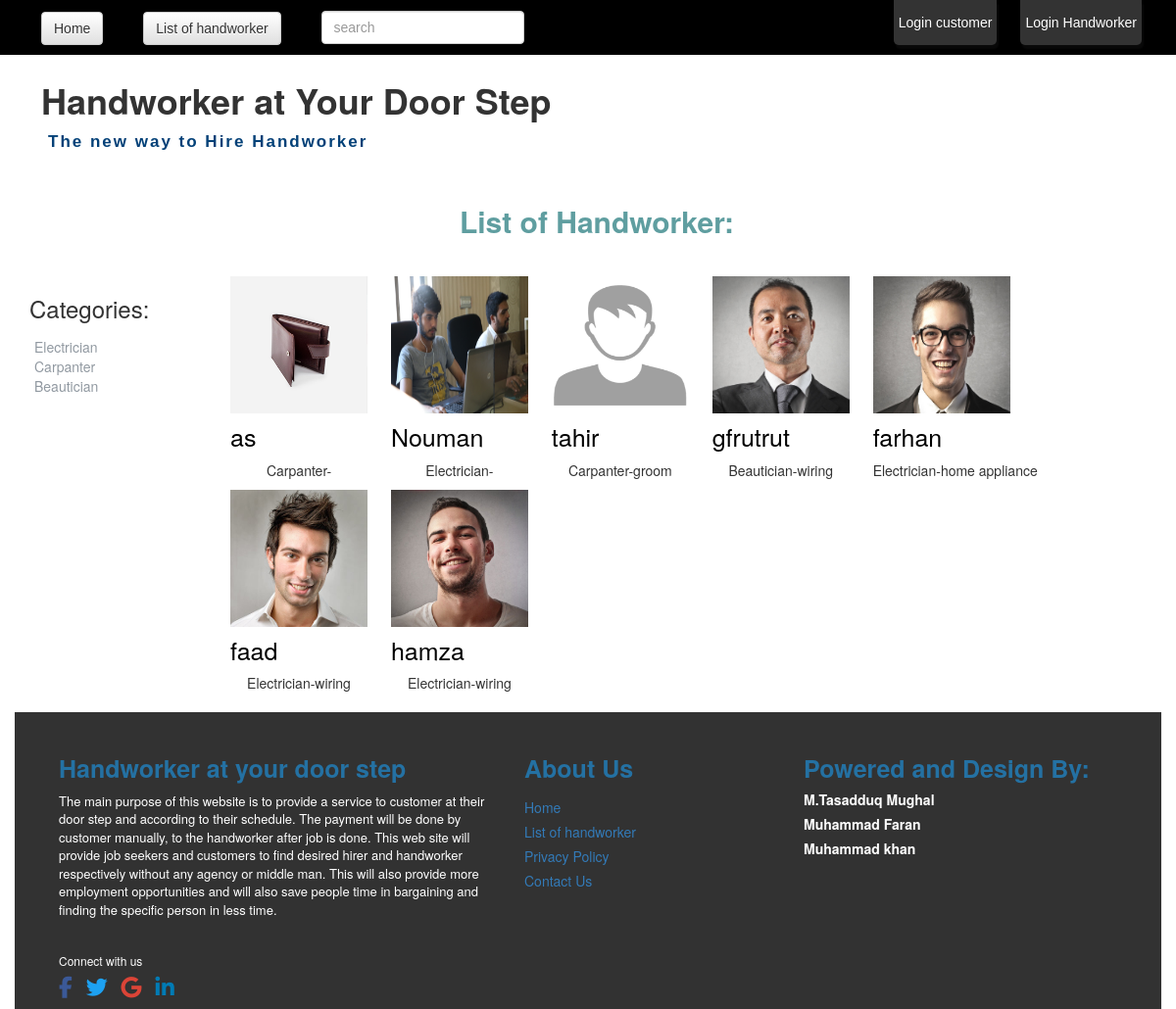
Screenshot of /List_of_Handworkers.php with the database file from the repository.
### tables this page shows
CREATE TABLE `category` (
  `category_id` int(11) NOT NULL,
  `category_name` varchar(30) NOT NULL
);

### List_of_Handworkers.php (the view, shortened to what this page needs)
<?php
include "conn.php";
?>
<!DOCTYPE html>
<html>
<head>
<?php include "links.php"; ?>
</head>
<body>
<div class="container-fluid">
<div class="row">
 <?php include "navigation.php"; ?>
	</div>
</div>
<div class="container-fluid" style="height: auto; background-color: transparent; border: 2px solid white; border-radius: 50px; padding-bottom: 20px;">
  <div class="logo" style="padding-top: 15px;">
      <div class="container">
              <h1 style="font-size: 36px; font-weight: bolder; ">Handworker at Your Door Step</h1>
              <p style="    font-family: arial;color: #034178;font-weight: bold;font-size: 17px;letter-spacing: 2px; padding-left: 17px; ">The new way to Hire Handworker </p>
              </div>
                      </div>
</div>
<div class="container-fluid back">
<?php
if(isset($_GET["cat_id"])){
 $cat_id_sw = $_GET["cat_id"];
}
else{
	$cat_id_sw = 0;
}
?>
<?php switch ($cat_id_sw ) {
	default:
		echo '<h2 style="font-weight: 900;
    padding-bottom: 30px;
    padding-left: 18px;
     color: cadetblue; text-align: center;">List of Handworker:</h2>';
		break;
} ?>
    <div class="container">
<div class="row">
<div class="col-md-2">
	<h3>Categories:</h3>
	<?php
	$sql1 = "SELECT * FROM `category`";
	$result1 = mysqli_query($conn, $sql1);
	?>
	<ul style="list-style-type: none;padding: 5px;">
	<?php
	if (mysqli_num_rows($result1) > 0) {
    while($row = mysqli_fetch_assoc($result1)) {
	?>
	<li> <a style="color: #9199a1;" href="List_of_Handworkers.php?cat_id=<?php echo $row['category_id'] ?>" >  <?php echo $row['category_name']; ?></a></li>
		<?php
	}
} else {
    echo "0 results";
}
	?>
	</ul>
</div>
<div class="col-md-9">
	<ul class="list-inline worker">
<?php
    include "conn.php";
    if (isset($_GET["cat_id"]) )
    {
    	$cat_id = $_GET["cat_id"];
    	include "hw_catagorized.php";
    }
    else{
   		include "hw_un_catagorized.php";
    }
?>
	</ul>
	</div>
	</div>
</div>
<div class="container-fluid" style="background-color: #323232;">
<?php include "footer.php"; ?>
</div>
</body>
</html>

### links.php (shortened to what this page needs)
<link rel="stylesheet" href="css/bootstrap-theme.min.css">
   <link rel="stylesheet" type="text/css" href="css/bootstrap.css">
   <link rel="stylesheet" href="css/bootstrap-theme.min.css">
   <link rel="stylesheet" type="text/css" href="css/main.css">
   <link rel="stylesheet" type="text/css" href="http://fontawesome.io/assets/font-awesome/css/font-awesome.css">

### navigation.php (shortened to what this page needs)
<!DOCTYPE html>
<html>
<head>
    <?php include "links.php"; ?>
</head>
<body style="margin: 0px;">
<div class="container-fluid">
   <div class="row">
  <div class="navigation">
<div class="col-sm-12" style="background-color: #000000;">
<ul id="menu_login" class="list-inline" style="display: inline-block;  color: white; font-family: 'proxima-nova', sans-serif;">
	<li ><a class="btn btn-default" href="home.php">Home</a></li>
	<li><a class="btn btn-default" href="List_of_Handworkers.php">List of handworker</a></li>
	<li><form method="POST" action="search.php">
		<input name="q" class="search form-control" type="text"  placeholder="search" style="color: black;">
		</form></li>
</ul>
<ul id="menu-right" class="pull-right list-inline" style="font-family: 'proxima-nova', sans-serif;">
<?php if(!isset($_SESSION['login_user'])){ ?>
<li style="background-color: currentColor;"><a href="customer_login.php" class="customer-log">Login customer</a></li>
<?php } elseif(isset($_SESSION['login_user'])){ ?>
<li style="background-color: currentColor;"><a href="login_customer/logout_customer.php">Logout </a></li>
<?php } ?>
<?php if(!isset($_SESSION['hw_login_user']) ){  ?>
<li style="background-color: currentColor;" ><a href="login.php" class="handworker-log">Login Handworker</a></li>
<?php } elseif(isset($_SESSION['hw_login_user'] ) || isset( $_SESSION['login_user'] )){ ?>
<li style="background-color: currentColor;" ><a href="login_hw/logout_hw.php">Logout</a></li>
<?php } ?>
</ul>
	</div>
	</div>

### hw_un_catagorized.php (shortened to what this page needs)
<?php
$sql ="SELECT * FROM `view_handworkerwithcats` ORDER BY `view_handworkerwithcats`.`date` DESC";
	$result = mysqli_query($conn, $sql);
	if (mysqli_num_rows($result) > 0)
	{
		while($row = mysqli_fetch_assoc($result))
		{
	?>
	<li><img src="dal/uploads/<?php echo $row["user_image"]; ?>" height="140" width="140" alt="<?php echo $row["user_name"]; ?>">
	<h5 style="font-size: 25px; color: black;"><?php echo $row["user_name"]; ?></h5><p style="text-align: center;"><?php echo $row['category_name'].'-'.$row['sub_category_name']; ?></p></li>
	<?php
		}
		} else {
		    echo "0 results";
		}
	?>

### footer.php
<link rel="stylesheet" href="css/style.css">
<div class="container">
<div class="col-sm-5 col-xs-12">
<h4 style="color:  #2471A3; padding-top: 34px; font-weight: bold; font-size: 25px;">Handworker at your door step</h4>
<p style="color: white; font-size: 13px;">The main purpose of this website is to provide a service to customer at their door step and according to their schedule. The payment will be done by customer manually, to the handworker after job is done.
 This web site will provide job seekers and customers to find desired hirer and handworker respectively without any agency or middle man. This will also provide more employment opportunities and will also save people time in bargaining and finding the specific person in less time.
</p>
<div class="social" style="color: white;">
 <h6 style="color: white; padding-top: 25px;">Connect with us</h6>
 <p><a href="#"><i class="fa fa-facebook" aria-hidden="true"></i></a>
 <a href="#"><i class="fa fa-twitter" aria-hidden="true"></i></a>
 <a href="#"><i class="fa fa-google" aria-hidden="true"></i></a>
 <a href="#"><i class="fa fa-linkedin" aria-hidden="true"></i></a>
 </p>
</div>
</div>
<div class="col-sm-3 col-xs-12" style="color: white;">
 <h5 style="padding-top: 34px;font-size: 25px; font-weight: bold; color: #2471A3;">About Us</h5>
 <ul class="link" style="list-style: none;padding: 0px;">
  <li><a href="home.php">Home</a></li>
  <li><a href="List_of_Handworkers.php">List of handworker</li>
  <li>Privacy Policy</li>
  <li>Contact Us</li>
 </ul>
</div>
<div class="col-sm-4 col-xs-8" style="color: white;">
<h5 style="padding-top: 34px;font-size: 25px; font-weight: bold; color: #2471A3;">Powered and Design By:</h5>
<h5 style="font-weight: bolder;">M.Tasadduq Mughal</h5>
<h5 style="font-weight: bolder;">Muhammad Faran</h5>
<h5 style="font-weight: bolder;">Muhammad khan</h5>
</div>
</div>

### css/main.css (style rules this page uses)
#menu_login li { padding-top: 11px; padding-left: 32px; }
#menu-right li { margin-bottom: -13px; border-radius: 0px 0px 5px 5px; box-shadow: 2px 4px 2px rgba(18, 18, 18, 0.49); background-color: #007CAA; text-align: center; z-index: 6; line-height: 46px; margin-right: 20px; }
#menu-right li a { color: white; }
.back { background-image: url('../img/back.jpg') background-size: cover; }
.social i { padding-right: 10px; font-size: 40px; color: blue; }
.link li { padding-top: 5px; }
body { margin: 20px; }
h1 { font-size: 1.5em; margin: 10px; }
.worker li { margin-left: 10px; }

### css/style.css (style rules this page uses)
i.fa.fa-facebook { color: #3B5998; }
i.fa.fa-twitter { color: #1DA1F2; }
i.fa.fa-google { color: #DB4437; }
i.fa.fa-linkedin { color: #007bb5; }
.social a i { font-size: 22px; }

### rows the page displays
category: category_name "Electrician"
category: category_name "Carpanter"
category: category_name "Beautician"

### other values shown
$row["user_name"] "as"
$row['category_name'] "Carpanter"
$row["user_name"] "Nouman"
$row['category_name'] "Electrician"
$row["user_name"] "tahir"
$row['sub_category_name'] "groom"
$row["user_name"] "gfrutrut"
$row['category_name'] "Beautician"
$row['sub_category_name'] "wiring"
$row["user_name"] "farhan"
$row['sub_category_name'] "home appliance"
$row["user_name"] "faad"
$row["user_name"] "hamza"
